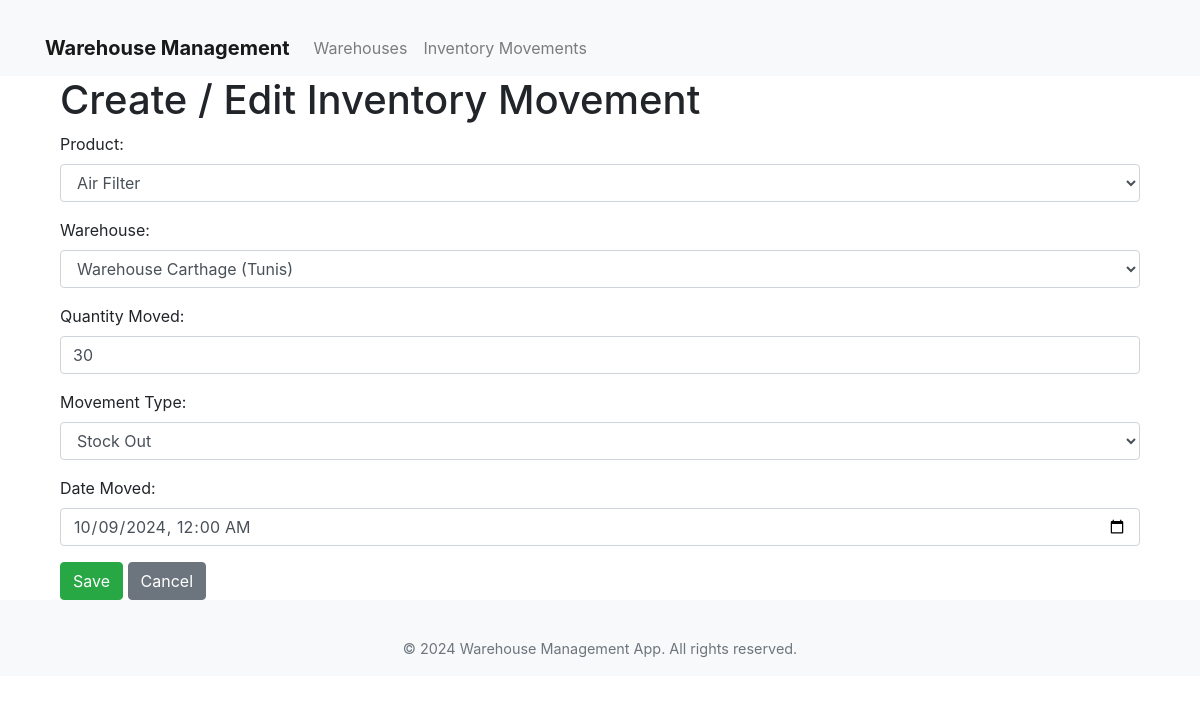
The app's page /warehouses/movements/9/edit/ with its own data.
### warehouses/models.py (models this page shows, shortened)
class InventoryMovement(models.Model):
    MOVEMENT_TYPES = (
        ('IN', 'Stock In'),
        ('OUT', 'Stock Out')
    )
    product = models.ForeignKey(Product, on_delete=models.CASCADE, related_name='inventory_movements', verbose_name="Product")
    warehouse = models.ForeignKey(Warehouse, on_delete=models.CASCADE, related_name='inventory_movements', verbose_name="Warehouse")
    quantity = models.PositiveIntegerField(verbose_name="Quantity Moved")
    movement_type = models.CharField(max_length=3, choices=MOVEMENT_TYPES, verbose_name="Movement Type")
    date_moved = models.DateTimeField(default=timezone.now, verbose_name="Date Moved")
    class Meta:
        verbose_name = "Inventory Movement"
        verbose_name_plural = "Inventory Movements"
        ordering = ['-date_moved']

### warehouses/views.py (the view)
# urls.py: path('movements/<int:pk>/edit/', views.movement_update, name='movement_update'),
def movement_update(request, pk):
    movement = get_object_or_404(InventoryMovement, pk=pk)
    if request.method == 'POST':
        form = InventoryMovementForm(request.POST, instance=movement)
        if form.is_valid():
            form.save()
            return redirect('warehouses:movement_list')
    else:
        form = InventoryMovementForm(instance=movement)
    return render(request, 'warehouses/movement_form.html', {'form': form})

### warehouses/forms.py
class InventoryMovementForm(forms.ModelForm):
    class Meta:
        model = InventoryMovement
        fields = ['product', 'warehouse', 'quantity', 'movement_type', 'date_moved']
        labels = {
            'product': 'Product',
            'warehouse': 'Warehouse',
            'quantity': 'Quantity Moved',
            'movement_type': 'Movement Type',
            'date_moved': 'Date Moved',
        }
        widgets = {
            'product': forms.Select(attrs={'class': 'form-control'}),
            'warehouse': forms.Select(attrs={'class': 'form-control'}),
            'quantity': forms.NumberInput(attrs={'class': 'form-control'}),
            'movement_type': forms.Select(attrs={'class': 'form-control'}),
            'date_moved': forms.DateTimeInput(attrs={'class': 'form-control', 'type': 'datetime-local'}),
        }

### products/models.py (called while the page is built)
    def __str__(self):
        return self.product_name

### warehouses/models.py (called while the page is built)
    def __str__(self):
        return f"{self.name} ({self.location})"

### warehouses/templates/warehouses/movement_form.html (shortened to what this page needs)
{% extends 'warehouses/layout.html' %}
{% block content %}
<div class="container">
    <h1>Create / Edit Inventory Movement</h1>
    <form method="POST">
        {{ form.as_p }}
        <button type="submit" class="btn btn-success">Save</button>
        <a href="{% url 'warehouses:movement_list' %}" class="btn btn-secondary">Cancel</a>
    </form>
</div>
{% endblock %}

### warehouses/templates/warehouses/layout.html (style rules this page uses)
body { padding-top: 56px; }
.container { margin-top: 20px; }

### records on screen
InventoryMovement: product "Air Filter", warehouse "Warehouse Carthage (Tunis)", quantity "30", movement_type "Stock Out", date_moved "10/09/2024 00:00"
